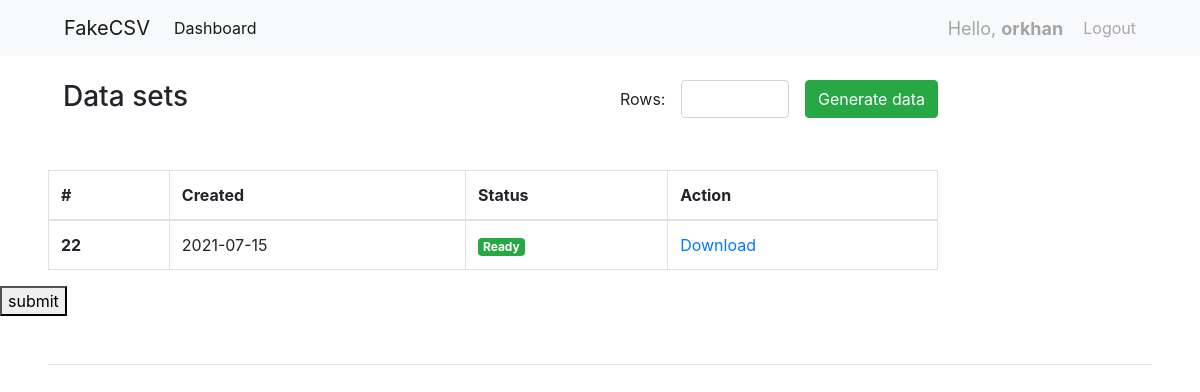
Before: /myschema/11 (signed in) with the older database file.
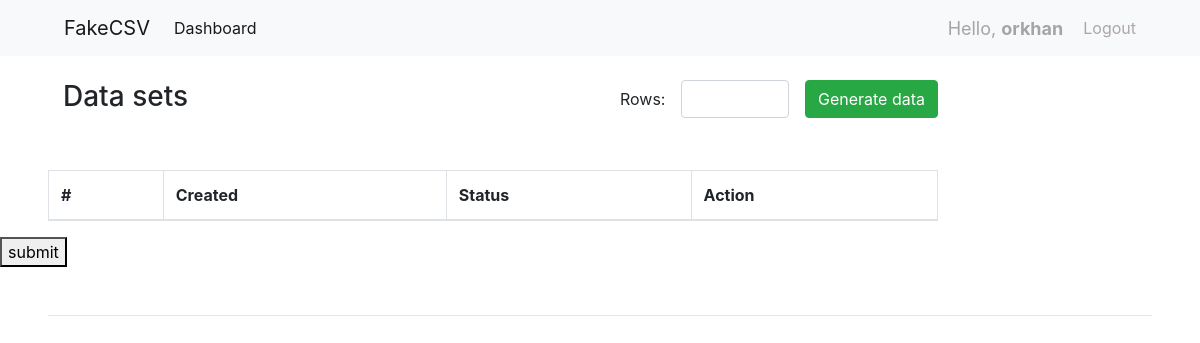
After: the same page with the newer database file.
### User/models.py (models this page shows, shortened)
class Generated_csv(models.Model):
    schema_id = models.ForeignKey(Schema, to_field='id', on_delete=models.CASCADE)
    row = models.IntegerField()
    status = models.CharField(max_length=50)
    path = models.CharField(max_length=255, blank=True, null=True)
    date_created = models.DateTimeField(auto_now_add=True)

### User/views.py (the view)
# urls.py: path('myschema/<int:pk>', views.MySchemaView, name='MySchema'),
@login_required
def MySchemaView(request, pk):
    generated_csv_rows = Generated_csv.objects.filter(schema_id=pk)
    context = {'pk':pk, 'generated_csv_rows': generated_csv_rows}
    return render(request, 'mySchemas.html', context)

### User/templates/mySchemas.html (shortened to what this page needs)
{% extends 'layouts/content.html' %}
{% load static %}
{% block content %}
    <div class="mx-5 mt-4">
        <div class="row col-sm-12 col-md-10">
            <div class="col-sm-12 col-md-6">
                <h3>Data sets</h3>
            </div>
            <div class="col-sm-12 col-md-6 pr-0">
                <div class="form-inline pull-right flex-end">
                    <span class=" mr-3">Rows: </span>
                    <input type="number" id="row_count" class="form-control mr-3 col-sm-3">
                    <button type="button" class="btn btn-success" id="generate">Generate data</button>
                </div>
            </div>
            <table class="table table-bordered mt-5">
                <thead>
                <tr>
                    <th scope="col">#</th>
                    <th scope="col">Created</th>
                    <th scope="col">Status</th>
                    <th scope="col">Action</th>
                </tr>
                </thead>
                <tbody id="table_body">
                {% for row in generated_csv_rows %}
                    <tr>
                        <th scope="row">{{  row.id }}</th>
                        <td>{{ row.date_created|date:"Y-m-d" }}</td>
                        <td>
                            {% if row.status == 'Processing' %}
                                <span class="badge badge-secondary">{{ row.status }}</span></td>
                            {% else %}
                                <span class="badge badge-success">{{ row.status }}</span></td>
                            {% endif %}
                        <td>
                            {% if row.status == 'Ready' %}
                                <a href="{% static '/files/'|add:row.path  %}" download="">Download</a>
                            {% endif %}
                        </td>
                    </tr>
                {% endfor %}
                </tbody>
            </table>
        </div>
    </div>
<form method="post" action="{% url 'User:GenerateCSV' pk %}">
    <button type="submit">submit</button>
</form>
{% endblock %}

Changed rows visible on the page:
removed Generated_csv: id "22", date_created "2021-07-15", status "Ready", shows "Download"
